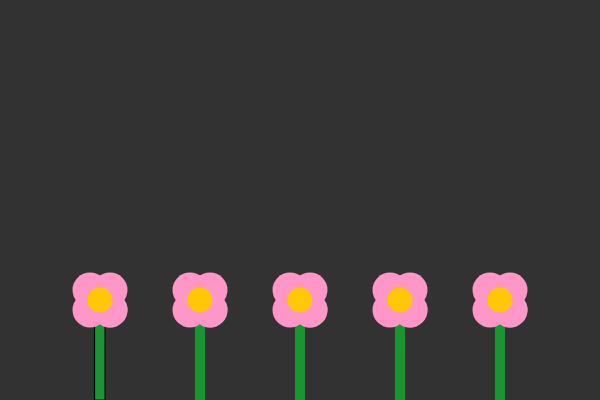
Frame 1 (no input)
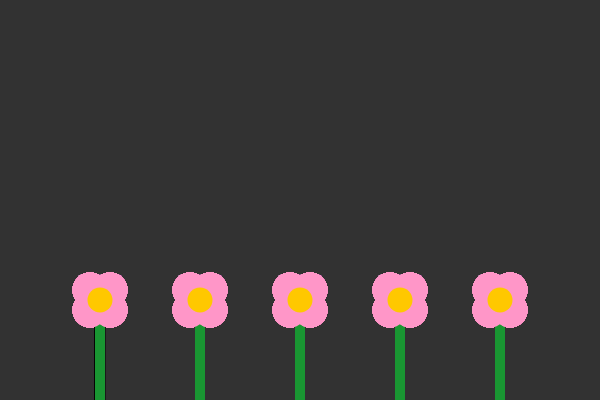
Frame 60 (no input)
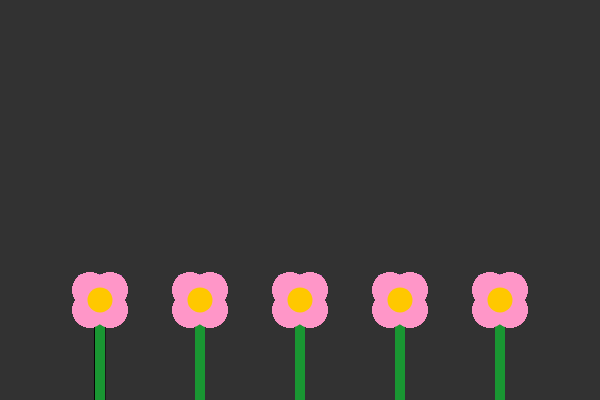
Frame 120 (the mouse pressed at the canvas centre since frame 60)

The p5.js sketch that drew these frames (run headless with seeded random() and noise() and a simulated clock; from frame 60 on, the mouse is pressed at the canvas centre):

// p5.js sketch
// ── sketch.js


function setup(){
    createCanvas(600,400);
     background(50);
     
}

function draw(){
    flower(100,300);
    flower(200,300);
    flower(300,300);
    flower(400,300);
    flower(500,300);
}

function flower(x,y){
     //stem
    fill(25,150,50);
    rect(x-5,y,10,100);
    
    //petals
    noStroke();
    fill(255,150,200);
    ellipse(x+10,y-10,35,35);
    ellipse(x+10,y+10,35,35);
    ellipse(x-10,y-10,35,35);
    ellipse(x+10,y+10,35,35); 
    ellipse(x-10,y+10,35,35);
    
    //bulb
    fill(255,200,0);
    ellipse(x,y,25,25);
    
}
